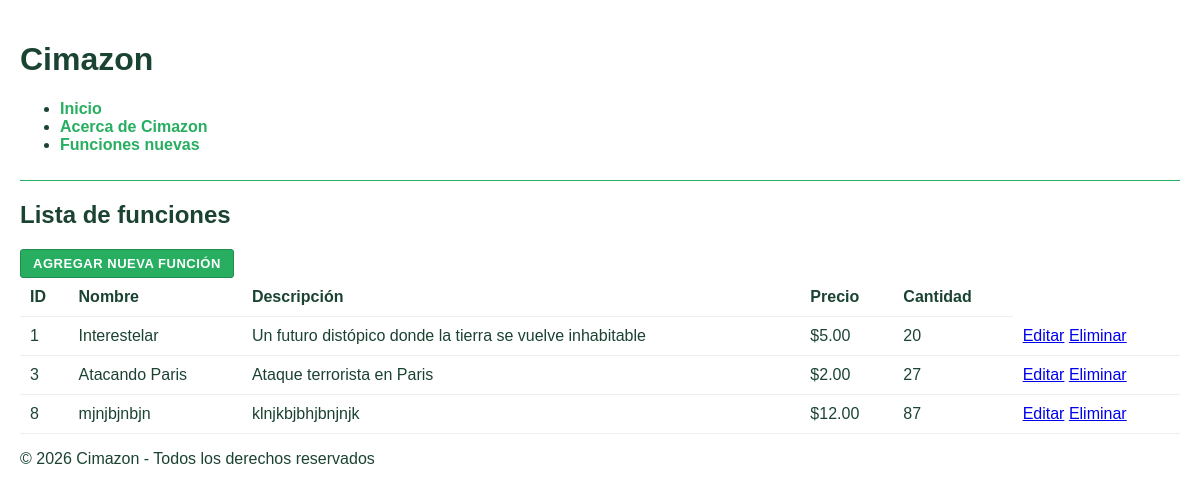
Page /funciones on the earlier database version.
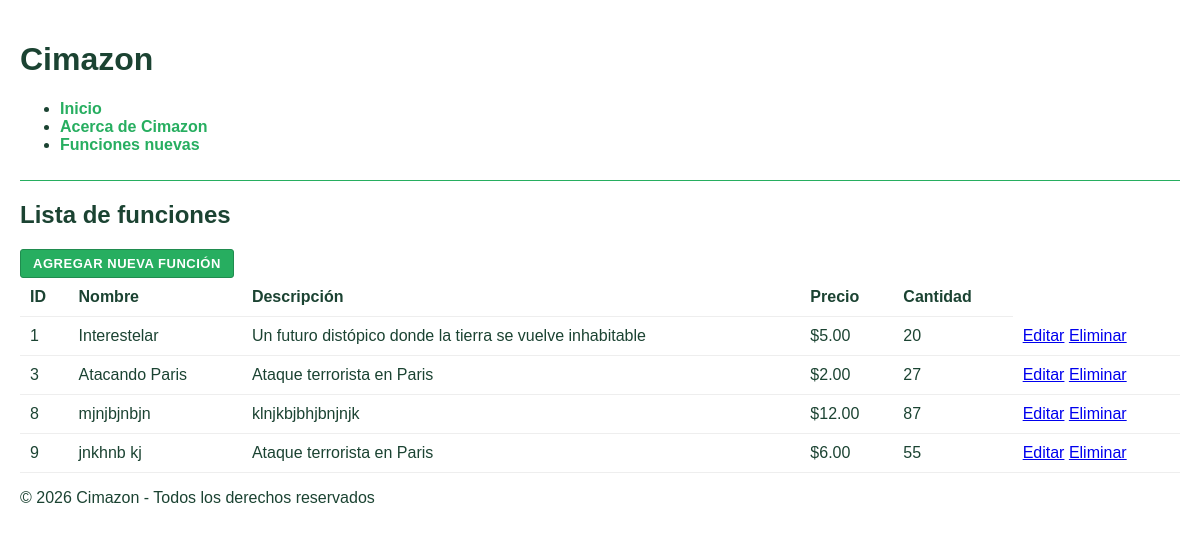
Same page on the later database version.
### tables this page shows
CREATE TABLE productos (
                id INTEGER PRIMARY KEY AUTOINCREMENT,
                nombre TEXT NOT NULL,
                descripcion TEXT, -- AGREGADO: faltaba esta columna
                cantidad INTEGER NOT NULL,
                precio REAL NOT NULL
            );

### app.py (the view)
@app.route('/funciones')
def funciones_listar():
    inventario.cargar_desde_db()
    Lista_productos = inventario.productos.values()
    return render_template('cartelera.html', productos=Lista_productos)

### inventario/bd.py (called while the page is built)
def get_connection():
    db_path.parent.mkdir(parents=True, exist_ok=True)
    conn = sqlite3.connect(db_path)
    conn.row_factory = sqlite3.Row
    return conn

### inventario/funcion.py (called while the page is built)
    def mostrar_precio(self):
        return f"${self.precio:.2f}"

### inventario/inventario.py (called while the page is built)
    def cargar_desde_db(self):
        with get_connection() as conn:
            cursor = conn.execute('SELECT * FROM productos')
            for row in cursor.fetchall():
                nuevo_p = Producto(row['id'], row['nombre'], row['descripcion'], row['cantidad'], row['precio'])
                self.productos[nuevo_p.id] = nuevo_p
                self.nombres.add(nuevo_p.nombre)

### templates/cartelera.html (shortened to what this page needs)
{% extends "base.html" %}
{% block content %}
    <h2> Lista de funciones </h2>
    <a href="{{url_for('cartelera_nuevo')}}" class="btn-cimazon">Agregar nueva función</a>
    <table class="table">
        <thead>
            <tr>
                <th>ID</th>
                <th>Nombre</th>
                <th>Descripción</th>
                <th>Precio</th>
                <th>Cantidad</th>
            </tr>
        </thead>
        <tbody>
            {% for producto in productos %}
            <tr>
                <td>{{ producto.id }}</td>
                <td>{{ producto.nombre }}</td>
                <td>{{ producto.descripcion }}</td>
                <td>{{ producto.mostrar_precio() }}</td>
                <td>{{ producto.cantidad }}</td>
                <td>
                    <a href="{{url_for('producto_editar', id=producto.id) }}">Editar</a>
                    <a href="{{url_for('producto_eliminar', id=producto.id)}}">Eliminar</a>
                </td>
            </tr>
            {% endfor %}
        </tbody>
    </table>
{% endblock %}

### templates/base.html (shortened to what this page needs)
<!DOCTYPE html>
<html lang="es">
<head>
    <link rel="stylesheet" href="{{ url_for('static', filename='styles.css') }}">
</head>
<body>
    <header>
        <h1>Cimazon</h1>
        <nav>
    <ul class="menu-vertical">
        <li><a href="{{ url_for('inicio') }}">Inicio</a></li>
        <li><a href="{{ url_for('about') }}">Acerca de Cimazon</a></li>
        <li><a href="{{ url_for('cartelera_nuevo') }}">Funciones nuevas</a></li>
    </ul>
        </nav>
    </header>
    <main>
        {% block content %}{% endblock %}
    </main>
    <footer>
        <p>&copy; 2026 Cimazon - Todos los derechos reservados</p>
    </footer>
</body>
</html>

### static/styles.css (style rules this page uses)
body { background-color: #ffffff; color: #1b4332; font-family: sans-serif; margin: 0; padding: 20px; }
nav { border-bottom: 1px solid #27ae60; padding-bottom: 10px; margin-bottom: 20px; }
nav a { color: #27ae60; text-decoration: none; font-weight: bold; margin-right: 15px; }
.btn-cimazon { background-color: #27ae60 !important; color: #ffffff !important; padding: 6px 12px !important; font-size: 13px !important; display: inline-block !important; width: auto !important; text-decoration: none !important; border-radius: 3px !important; border: none; cursor: pointer; }
table { width: 100%; border-collapse: collapse; }
th, td { border-bottom: 1px solid #eeeeee; padding: 10px; text-align: left; }
button, .btn-cimazon, input[type='submit'] { display: inline-flex; align-items: center; justify-content: center; padding: 10px 16px; min-width: 140px; border-radius: 8px; border: 1px solid #208c4f; background-color: #27ae60; color: #fff; font-size: 0.95rem; font-weight: 600; text-transform: uppercase; letter-spacing: 0.04em; cursor: pointer; text-decoration: none; transition: transform .12s ease, background-color .2s ease, box-shadow .2s ease; }

Differences in the rows shown:
added productos: id "9", nombre "jnkhnb kj", descripcion "Ataque terrorista en Paris", mostrar_precio "$6.00", cantidad "55"
